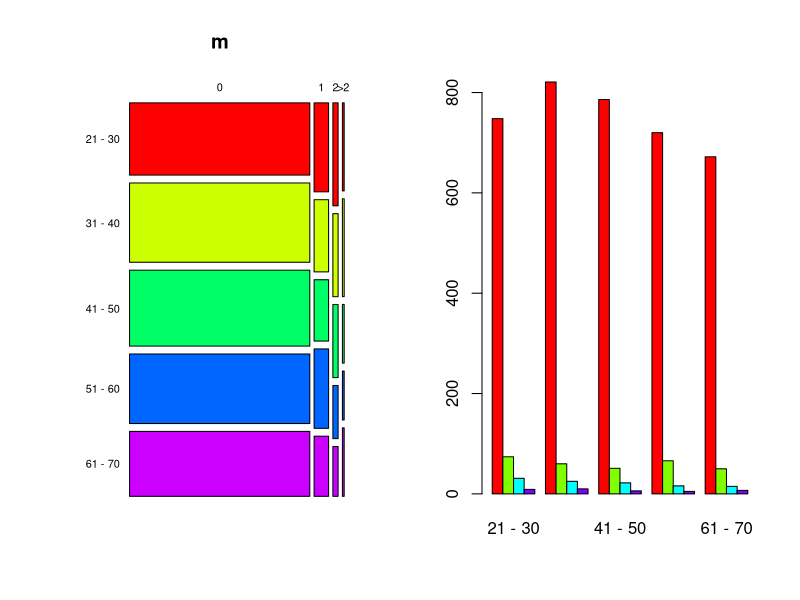

This chart was generated by the following R code:
m <- rbind(
  c(748, 821, 786, 720, 672),
  c(74, 60, 51, 66, 50),
  c(31, 25, 22, 16, 15),
  c(9, 10, 6, 5, 7)
)
colnames(m) <- c("21 - 30", "31 - 40", "41 - 50", "51 - 60", "61 - 70")
rownames(m) <- c("0", "1", "2", ">2")
m

# H0: liczba spowodowanych wypdaków nie zależy od wieku kierowcy

test <- chisq.test(m)
test
# p-val > 0.05 : przyjmujemy H0

par(mfrow = c(1, 2))
mosaicplot(m, las = 1, col = rainbow(5))
barplot(m, beside = TRUE, col = rainbow(4))
par(mfrow = c(1, 1))

m <- cbind(m, Suma1 = rowSums(m))
m <- rbind(m, Suma2 = colSums(m))
m

748 / 4194  # 21 -30 lat i 0 wypadków
862 / 4194  # wiek 21 - 30 lat
3747 / 4194 # 0 wypadków
748 / 862   # 0 wypadków pod warunkiem 21 - 30 lat
# różnią sie nie wiele (warunek nie ma wpływu na prawdopodobieństwo)

# NOTE:
# test niezależności chisq.test
# tworzenie macierzy do testu chisq
# wykres mozaikowy i słupkowy
